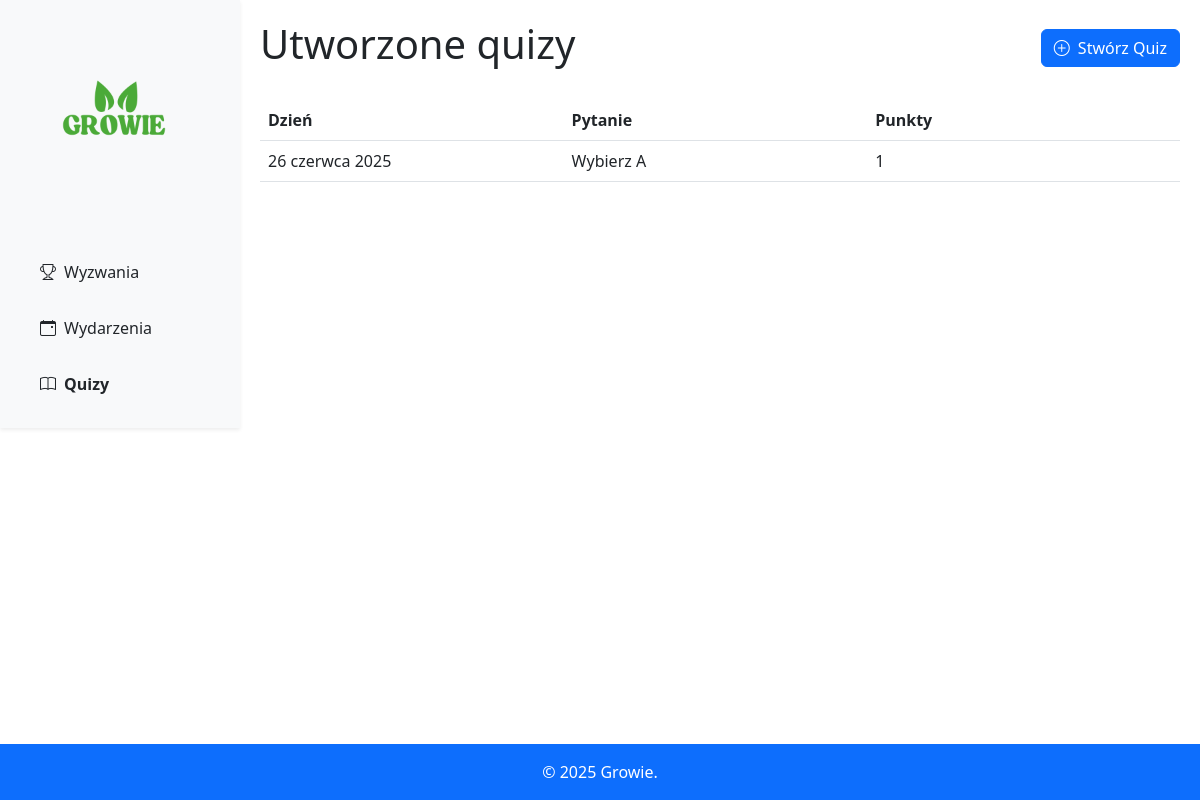
The app's page /gamification/quizzes, older data.
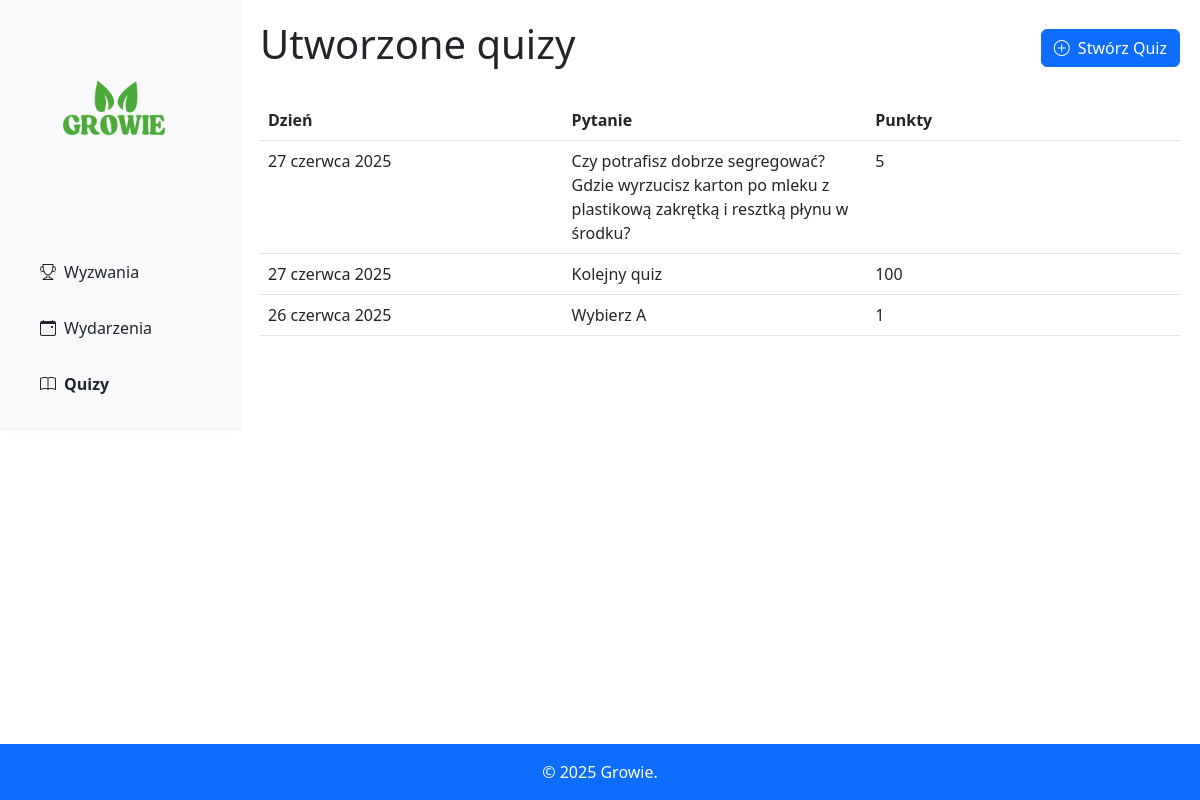
The same page, newer data.
### gamification/models.py (models this page shows, shortened)
class Quiz(models.Model):
    question = models.CharField(max_length=200)
    answer_a = models.CharField(max_length=200)
    answer_b = models.CharField(max_length=200)
    answer_c = models.CharField(max_length=200)
    correct_answer = models.CharField(max_length=1)
    date = models.DateField()
    points = models.IntegerField()

### gamification/views.py (the view)
# urls.py: path('quizzes', views.QuizListView.as_view(), name='quizzes'),
class QuizListView(ListView):
    model = Quiz
    ordering = ['-date']

### templates/gamification/quiz_list.html (shortened to what this page needs)
{% extends 'layout.html' %}
{% block content %}
    <div class="d-flex justify-content-between align-items-center mb-4">
        <h1>Utworzone quizy</h1>
        <a href="{% url 'quizzes_form' %}" class="btn btn-primary">
            <i class="bi bi-plus-circle me-2"></i>Stwórz Quiz
        </a>
    </div>
    <table class="table table-hover">
    <thead>
        <tr>
            <th style="width: 33%">Dzień</th>
            <th style="width: 33%">Pytanie</th>
            <th style="width: 34%">Punkty</th>
        </tr>
        </thead>
        <tbody>
        {% for event in object_list %}
            <tr>
                <td colspan="4" class="p-0">
                    <a href="{% url 'quizzes_details' event.id %}" class="text-decoration-none text-dark d-block">
                        <div class="d-flex">
                            <div class="p-2 flex-grow-1" style="width: 33%">{{ event.date }}</div>
                            <div class="p-2 flex-grow-1" style="width: 33%">{{ event.question }}</div>
                            <div class="p-2 flex-grow-1" style="width: 34%">{{ event.points }}</div>
                        </div>
                    </a>
                </td>
            </tr>
        {% empty %}
            <tr>
                <td colspan="3" class="text-center">Nie ma utworzonych quizów.</td>
            </tr>
        {% endfor %}
        </tbody>
    </table>
{% endblock %}

### templates/layout.html (shortened to what this page needs)
<!DOCTYPE html>
<html lang="en">
<head>
    <link href="https://cdn.jsdelivr.net/npm/bootstrap@5.3.0/dist/css/bootstrap.min.css" rel="stylesheet">
    <link rel="stylesheet" href="https://cdn.jsdelivr.net/npm/bootstrap-icons@1.11.0/font/bootstrap-icons.css">
</head>
<body>
<div class="d-flex min-vh-100">
    <nav class="bg-light p-4 shadow-sm position-sticky top-0 h-100" style="width: 240px;">
        <a href="/" class="text-decoration-none d-block mb-5">
            <img src="/media/growie_logo.png" alt="Growie Logo" class="nav-logo" style="max-width: 180px;">
        </a>
        <div class="nav flex-column gap-3">
            <a href="{% url 'challenges' %}"
               class="nav-link text-dark {% if request.resolver_match.url_name == 'challenges' %}active fw-bold{% endif %} hover-highlight">
                <i class="bi bi-trophy me-2"></i>Wyzwania
            </a>
            <a href="{% url 'events' %}"
               class="nav-link text-dark {% if request.resolver_match.url_name == 'events' %}active fw-bold{% endif %} hover-highlight">
                <i class="bi bi-calendar-event me-2"></i>Wydarzenia
            </a>
            <a href="{% url 'quizzes' %}"
               class="nav-link text-dark {% if request.resolver_match.url_name == 'quizzes' %}active fw-bold{% endif %} hover-highlight">
                <i class="bi bi-book me-2"></i>Quizy
            </a>
        </div>
    </nav>
    <main style="flex: 1; padding: 20px;">
    {% block content %}
        {% endblock %}
    </main>
</div>
<footer class="bg-primary text-white text-center p-3 fixed-bottom w-100">
    <p class="m-0">&copy; {% now "Y" %} Growie.</p>
</footer>
</body>
</html>

Row changes from the older to the newer data that the page shows:
added Quiz: date "27 czerwca 2025", question "Czy potrafisz dobrze segregować? Gdzie wyrzucisz karton po mleku z plastikową zakrętką i resztką płynu w środku?", points "5"
added Quiz: date "27 czerwca 2025", question "Kolejny quiz", points "100"
